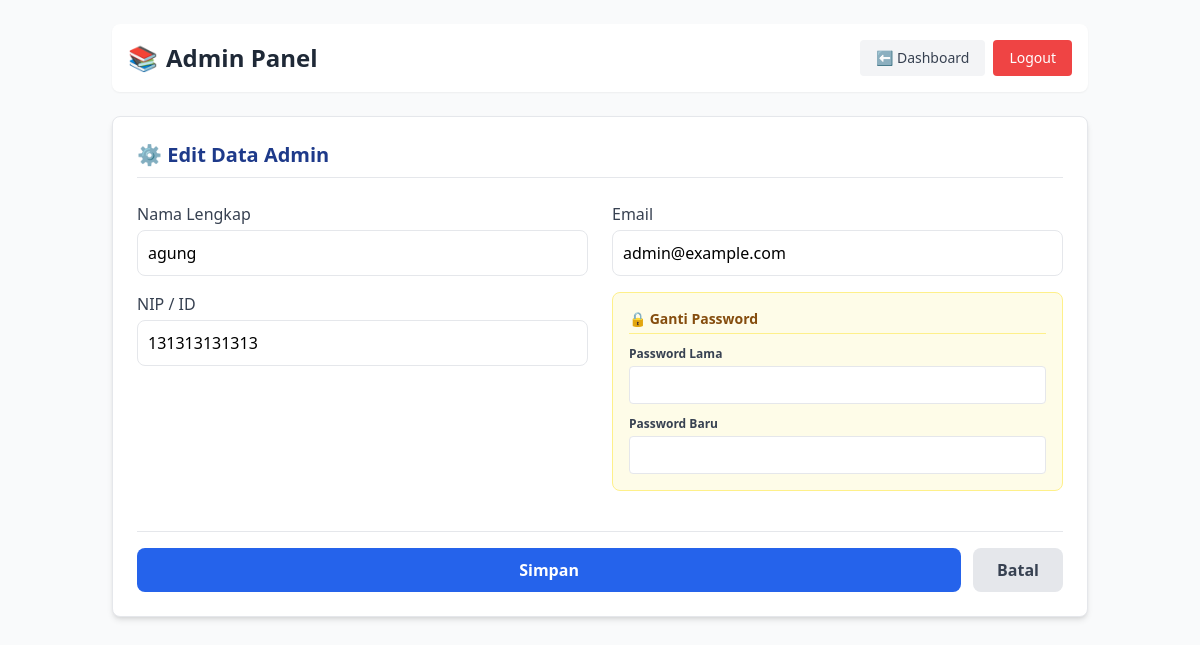
Screenshot of /Frontend/profile.php (signed in) with the database file from the repository.
### tables this page shows
CREATE TABLE `users` (
  `id` int(11) NOT NULL,
  `name` varchar(255) NOT NULL,
  `email` varchar(255) NOT NULL,
  `password` varchar(255) NOT NULL,
  `nim` varchar(50) NOT NULL,
  `role` enum('ADMIN','USER','PENERBIT') DEFAULT 'USER',
  `request_penerbit` enum('0','1') DEFAULT '0',
  `created_at` timestamp NOT NULL DEFAULT current_timestamp()
);

### Frontend/profile.php (the view, shortened to what this page needs)
<?php
require_once dirname(__DIR__) . '/Backend/config.php';
$id = $_SESSION['user_id'];
$role = $_SESSION['role'];
$query_user = mysqli_query($conn, "SELECT * FROM users WHERE id=$id");
$user = mysqli_fetch_assoc($query_user);
?>
<!DOCTYPE html>
<html lang="id">
<head>
    <script src="https://cdn.tailwindcss.com"></script>
</head>
<body class="bg-gray-50 min-h-screen font-sans">
    <?php if ($role == 'ADMIN'): ?>
        <div class="container mx-auto p-6">
            <div class="flex flex-col md:flex-row justify-between items-center mb-6 bg-white p-4 rounded-lg shadow-sm gap-4">
                <h1 class="text-2xl font-bold text-gray-800 flex items-center gap-2"><span>📚</span> Admin Panel</h1>
                <div class="flex flex-wrap gap-2 items-center">
                    <a href="dashboard-admin.php" class="bg-gray-100 text-gray-700 px-4 py-2 rounded hover:bg-gray-200 text-sm font-medium flex items-center gap-1"><span>⬅️</span> Dashboard</a>
                    <a href="logout.php" class="bg-red-500 text-white px-4 py-2 rounded hover:bg-red-600 text-sm font-medium">Logout</a>
                </div>
            </div>
            <div class="bg-white p-6 rounded-lg shadow-md border border-gray-200">
                <h2 class="text-xl font-bold mb-6 text-blue-900 border-b pb-2">⚙️ Edit Data Admin</h2>
                <form method="POST" class="grid grid-cols-1 md:grid-cols-2 gap-6">
                    <div class="space-y-4">
                        <div><label class="block text-gray-700 font-medium mb-1">Nama Lengkap</label><input type="text" name="name" value="<?= htmlspecialchars($user['name']) ?>" required class="w-full border rounded-lg p-2.5 outline-none"></div>
                        <div><label class="block text-gray-700 font-medium mb-1">NIP / ID</label><input type="text" name="nim" value="<?= htmlspecialchars($user['nim']) ?>" required class="w-full border rounded-lg p-2.5 outline-none"></div>
                    </div>
                    <div class="space-y-4">
                        <div><label class="block text-gray-700 font-medium mb-1">Email</label><input type="email" name="email" value="<?= htmlspecialchars($user['email']) ?>" required class="w-full border rounded-lg p-2.5 outline-none"></div>
                        <div class="bg-yellow-50 p-4 rounded-lg border border-yellow-200 mt-2">
                            <h3 class="text-sm font-bold text-yellow-800 mb-3 border-b border-yellow-200 pb-1">🔒 Ganti Password</h3>
                            <div class="space-y-3">
                                <div><label class="block text-gray-700 text-xs font-bold mb-1">Password Lama</label><input type="password" name="old_password" class="w-full border rounded p-2 text-sm bg-white"></div>
                                <div><label class="block text-gray-700 text-xs font-bold mb-1">Password Baru</label><input type="password" name="password" class="w-full border rounded p-2 text-sm bg-white"></div>
                            </div>
                        </div>
                    </div>
                    <div class="col-span-1 md:col-span-2 flex gap-3 mt-4 border-t pt-4">
                        <button type="submit" name="update" class="bg-blue-600 text-white px-8 py-2.5 rounded-lg hover:bg-blue-700 font-bold flex-1">Simpan</button>
                        <a href="dashboard-admin.php" class="bg-gray-200 text-gray-700 px-6 py-2.5 rounded-lg hover:bg-gray-300 font-bold">Batal</a>
                    </div>
                </form>
            </div>
        </div>
    <?php endif; ?>
</body>
</html>

### rows the page displays
users: name "agung", nim "131313131313", email "admin@example.com"
